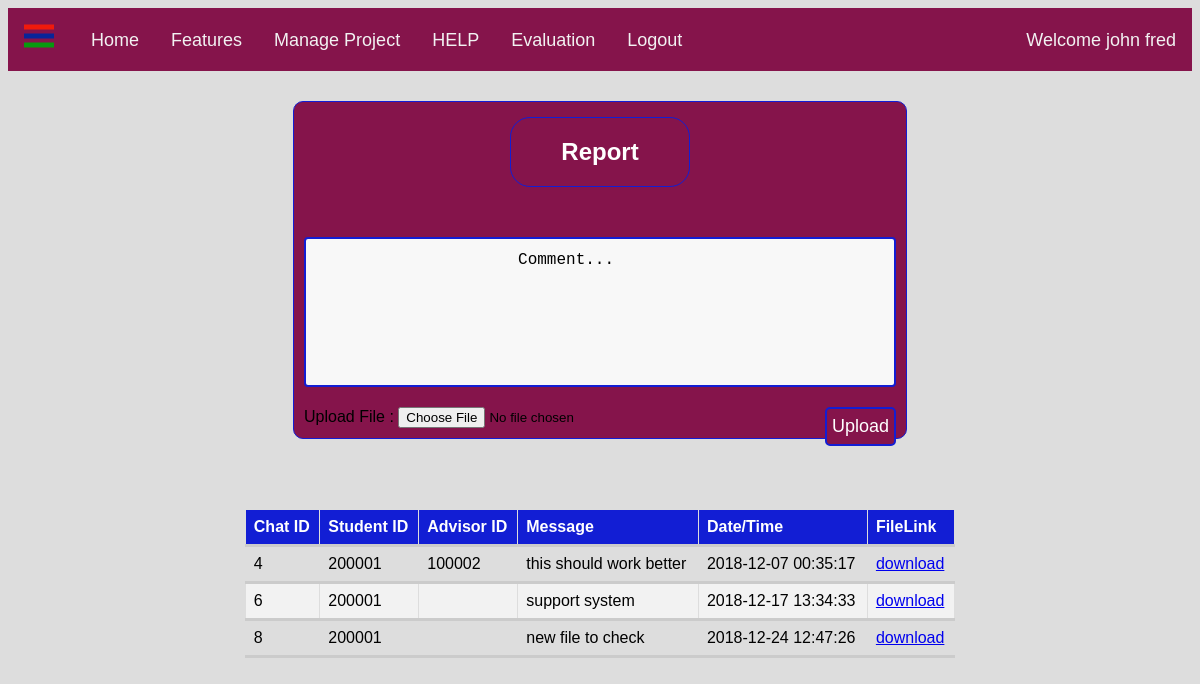
The page /report.php (signed in) on the database its author committed.
### tables this page shows
CREATE TABLE IF NOT EXISTS `report_chats` (
  `chat_id` int(100) NOT NULL AUTO_INCREMENT,
  `student_id` varchar(100) DEFAULT NULL,
  `adv_id` varchar(100) DEFAULT NULL,
  `message` varchar(250) NOT NULL,
  `date_time` datetime NOT NULL,
  `uploaded_file` varchar(250) DEFAULT NULL,
  PRIMARY KEY (`chat_id`),
  KEY `student_id` (`student_id`),
  KEY `adv_id` (`adv_id`),
  KEY `student_id_2` (`student_id`)
);

### report.php (the view, shortened to what this page needs)
<?php
if (!isset($_SESSION['id']))
{
    header("location: login.php");
} elseif ($_SESSION['user_type'] != "student")
{
    echo "<script>
alert('you are not a student');
window.location.href='login.php';
</script>";
} else
{
    $user_id = $_SESSION['id'];
}
require_once 'functions.php';
?>
<html>
<head>
  <link rel="stylesheet" href="style1.css">
</head>
<body>
  <nav class="nav_bar">
    <span class="open-slide">
      <a href="#" onclick="openSlideMenu()">
        <svg width="35" height="35">
            <path d="M0,5 30,5" stroke="#f01a0c" stroke-width="5"/>
            <path d="M0,14 30,14" stroke="#082599" stroke-width="5"/>
            <path d="M0,23 30,23" stroke="#08990f" stroke-width="5"/>
        </svg>
      </a>
    </span>
        <ul class="navbar1">
    <li><a href="index.php">Home</a></li>
    <li><a href="#">Features</a>
    <ul>
        <li><a href="manageProject.php">Manage Project</a></li>
    </ul></li>
    <li><a href="usermanual.php">HELP</a></li>
    <li><a href="#">Evaluation</a></li>
    <li><a href="logout.php">Logout</a></li>
    <?php if($_SESSION['name'] != null){
	$nm = $_SESSION['name'];
	echo"<li style = 'float:right'><a href='#'>Welcome $nm</a></li>";}?>
    </ul>
  </nav>
  <div id="main">
  <tr>
	<td class="contentArea">
    <form method="post" name="formUserReg" id="formUserReg" action="report.php" enctype="multipart/form-data" >
					<div class="heading">
		            <h2 style="font-style: 'Hervetica'; ">Report</h2>
                    </div>
                    <textarea rows="5" cols="50" name="message" class="testarea" id="folder">
                    Comment...</textarea>
                    <tr class="entryTable">
					<td width="100" align="right">Upload File </td>
					<td width="10" align="center">:</td>
					<td><label>
					<input type="file" name="uploaded_file" id="uploaded_file" accept="pdf, doc, docx"">
					</label></td>
					</tr>
                    <button type="submit" name="send" id="send" class="add_btn">Upload</button>
	</td>
	</tr>
    <table>
	<thead>
		<tr>
			<th>Chat ID</th>
            <th>Student ID</th>
			<th>Advisor ID</th>
            <th>Message</th>
            <th>Date/Time</th>
            <th>FileLink</th>
		</tr>
	</thead>
	<tbody>
		<?php
		$message = mysqli_query($con, "SELECT * FROM report_chats where student_id=$user_id");
	    while ($row = mysqli_fetch_array($message)) { ?>
			<tr>
                <td class="chat_id"> <?php echo $row['chat_id']; ?> </td>
                <td class="student_id"> <?php echo $row['student_id']; ?> </td>
                <td class="adv_id"> <?php echo $row['adv_id']; ?> </td>
                <td class="message"> <?php echo $row['message']; ?> </td>
				<td class="date_time"> <?php echo $row['date_time']; ?> </td>
                <td><a href="download.php?name=<?php echo $row['uploaded_file'];?>"> download </a></td>
			</tr>
		<?php  } ?>
	</tbody>
</table>
</body>
</html>

### style1.css (style rules this page uses)
body { font-family:"Arial", Serif; background-color:#DDDDDD; overflow-x: auto; }
.nav_bar { background-color:#85144b; overflow:hidden; height:63px; }
.nav_bar a { float: left; display:block; color:#f2f2f2; text-align:center; padding:14px 16px; text-decoration:none; font-size:18px; }
.nav_bar ul { margin:8px 0 0 0; list-style:none; }

### report.php (style rules this page uses)
.heading { width: 30%; margin: 30px auto; margin-top:5px; text-align: center; color: #FFFFFF; background: #85144b; border: 1px solid #121ED4; border-radius: 20px; }
form { width: 50%; margin: 30px auto; border-radius: 10px; padding: 10px; background: #85144b; border: 1px solid #121ED4; }
.add_btn { height: 39px; background: #85144b; color: #FFFFFF; border: 2px solid #121ED4; border-radius: 5px; padding: 5px; font-size:18px; }
table { width: 60%; margin: 70px auto; border-collapse: collapse; font-family: "Trebuchet MS", Arial, Helvetica, sans-serif; border-collapse: collapse; }
tr { border-bottom: 3px solid #cbcbcb; }
th { font-size: 16px; padding-top: 12px; padding-bottom: 12px; text-align: left; background-color: #121ED4; color: white; }
th, td { height: 30px; border: 1px solid #ddd; padding: 8px; }
tr:nth-child(even) { background-color: #f2f2f2; }
textarea { width: 100%; height: 150px; padding: 12px 20px; box-sizing: border-box; border: 2px solid #121ED4; border-radius: 4px; background-color: #f8f8f8; font-size: 16px; resize: none; margin:20px auto; }

### rows shown on the page
report_chats: chat_id "4", student "200001", adv "100002", message "this should work better", date_time "2018-12-07 00:35:17"
report_chats: chat_id "6", student "200001", message "support system", date_time "2018-12-17 13:34:33"
report_chats: chat_id "8", student "200001", message "new file to check", date_time "2018-12-24 12:47:26"

### other values the page prints
$nm "john fred"
